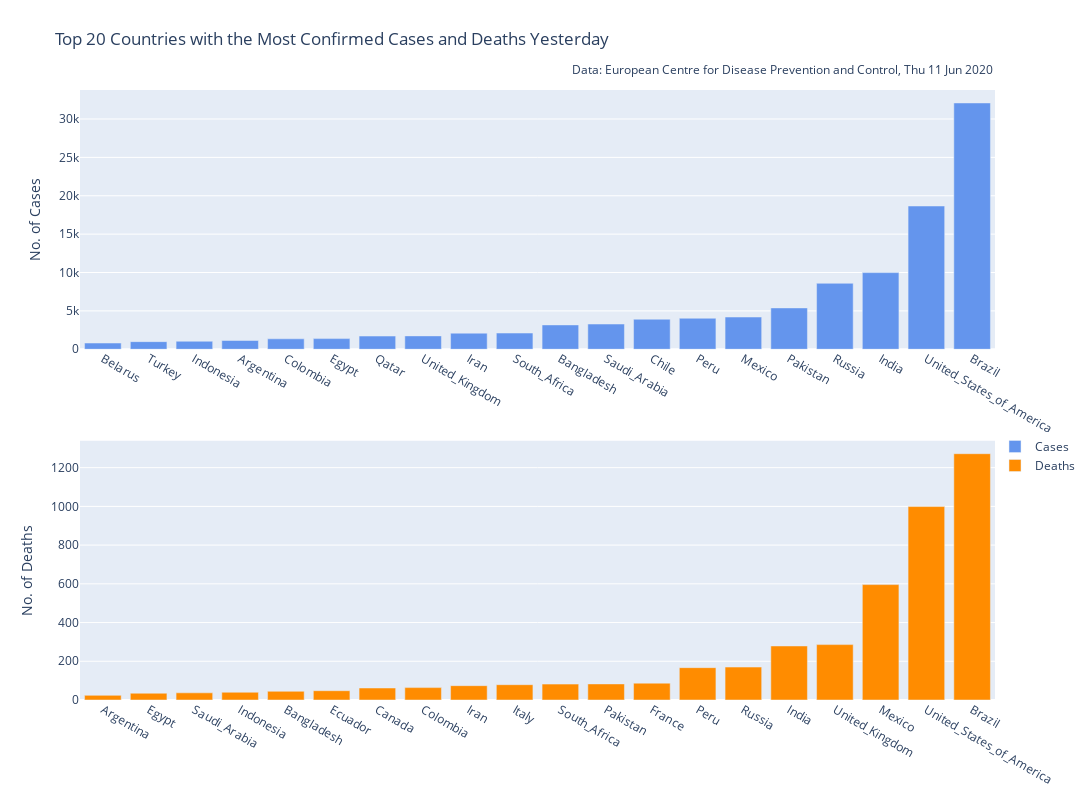

Source (notebook cell):
### Code cell
fig = make_subplots(rows=2, cols=1)

fig.append_trace(go.Bar(x=df_yesterday_cases.index[-20:], y=df_yesterday_cases['cases'][-20:], name='Cases', marker_color='CornflowerBlue'), row=1, col=1)
fig.append_trace(go.Bar(x=df_yesterday_death.index[-20:], y=df_yesterday_death['deaths'][-20:], name='Deaths', marker_color='DarkOrange'), row=2, col=1)


fig.update_layout(title='Top 20 Countries with the Most Confirmed Cases and Deaths Yesterday',
                      legend_title_text='',
                      height=800,
                      width=1200,
                      legend=dict(
                                x=1,
                                y=0.4,
                                traceorder='normal',
                                font=dict(
                                size=12,)),
                      margin_t=90,
                      annotations = [
                          dict(xref='paper',
                               yref='paper',
                               x=1, y=1.05,
                               showarrow=False,
                               text ='Data: European Centre for Disease Prevention and Control, ' + today.strftime('%a %d %b %Y'))])

fig.update_yaxes(title_text='No. of Cases', row=1, col=1)
fig.update_yaxes(title_text='No. of Deaths', row=2, col=1)

fig.show()

fig.write_image('Images/' + str(today) + ' Top 20 Countries with the Most Confirmed Cases and Deaths Yesterday ' + str(yesterday) + '.png')

### Figure 1 — Plotly figure (JSON) as saved in the notebook; plotly's stock layout.template omitted (floating-point values rounded to 4 significant figures)
{"data": [{"marker": {"color": "CornflowerBlue"}, "name": "Cases", "type": "bar", "x": ["Belarus", "Turkey", "Indonesia", "Argentina", "Colombia", "Egypt", "Qatar", "United_Kingdom", "Iran", "South_Africa", "Bangladesh", "Saudi_Arabia", "Chile", "Peru", "Mexico", "Pakistan", "Russia", "India", "United_States_of_America", "Brazil"], "xaxis": "x", "y": [812, 993, 1043, 1141, 1359, 1385, 1721, 1741, 2095, 2112, 3171, 3288, 3913, 4040, 4199, 5385, 8595, 9985, 18665, 32091], "yaxis": "y"}, {"marker": {"color": "DarkOrange"}, "name": "Deaths", "type": "bar", "x": ["Argentina", "Egypt", "Saudi_Arabia", "Indonesia", "Bangladesh", "Ecuador", "Canada", "Colombia", "Iran", "Italy", "South_Africa", "Pakistan", "France", "Peru", "Russia", "India", "United_Kingdom", "Mexico", "United_States_of_America", "Brazil"], "xaxis": "x2", "y": [24, 35, 37, 40, 45, 48, 62, 64, 74, 79, 82, 83, 87, 167, 170, 279, 286, 596, 999, 1272], "yaxis": "y2"}], "layout": {"annotations": [{"showarrow": false, "text": "Data: European Centre for Disease Prevention and Control, Thu 11 Jun 2020", "x": 1, "xref": "paper", "y": 1.05, "yref": "paper"}], "height": 800, "legend": {"font": {"size": 12}, "title": {"text": ""}, "traceorder": "normal", "x": 1, "y": 0.4}, "margin": {"t": 90}, "title": {"text": "Top 20 Countries with the Most Confirmed Cases and Deaths Yesterday"}, "width": 1200, "xaxis": {"anchor": "y", "domain": [0, 1]}, "xaxis2": {"anchor": "y2", "domain": [0, 1]}, "yaxis": {"anchor": "x", "domain": [0.575, 1], "title": {"text": "No. of Cases"}}, "yaxis2": {"anchor": "x2", "domain": [0, 0.425], "title": {"text": "No. of Deaths"}}}}
